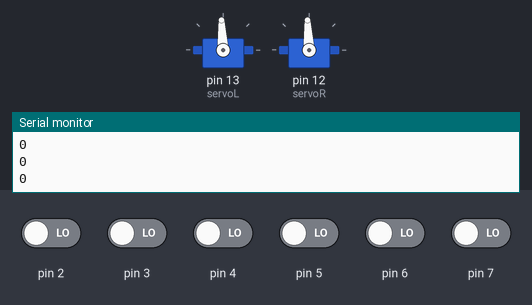
Bench run of a sketch on a simulated Arduino Uno, built with avr-gcc and run on an emulated ATmega328P. On the bench: 2 × servo, the last lines printed to the serial monitor. The test bench sets the inputs (shaded band); at power-on: pin 2–7 LOW.

Above: at 1.2 s.
1.3 s: pin 4 driven HIGH
At 1.9 s:
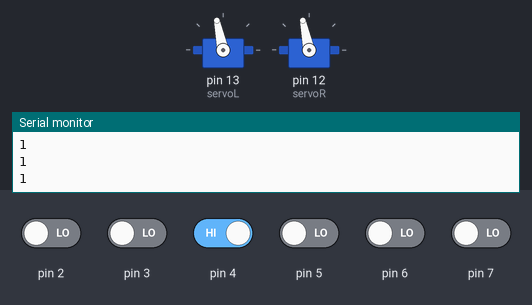
2.8 s: pin 5 driven HIGH
At 3.8 s:
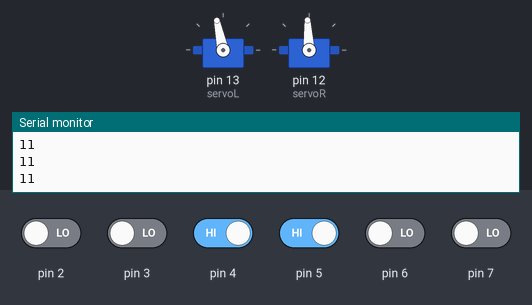
4.3 s: pin 5 driven LOW
At 5.1 s:
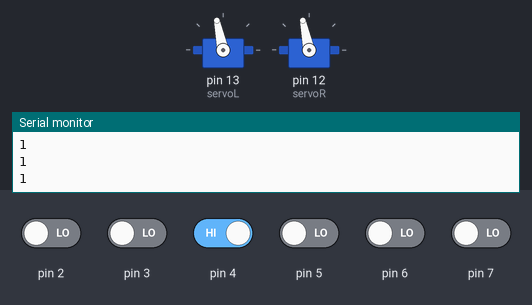
5.8 s: pin 4 driven LOW
At 7.0 s:
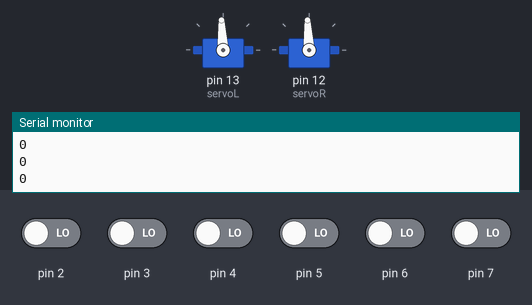
7.3 s: pin 6 driven HIGH
At 7.7 s:
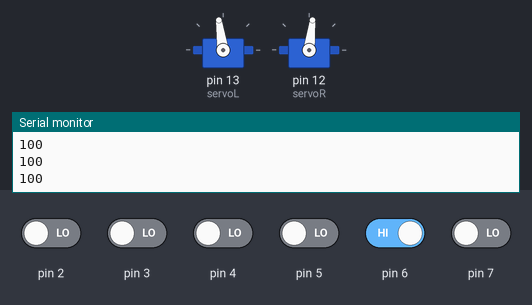
8.8 s: pin 7 driven HIGH
At 10.2 s:
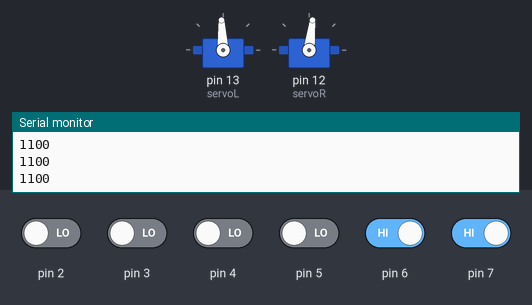
Timing chart, 0 to 11.3 s (numbered marks = the images above; inputs shaded):
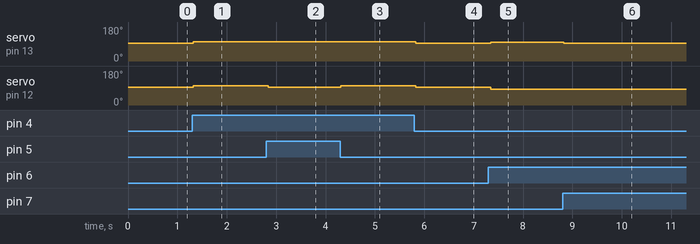

The sketch:

LineFollowing.ino
```cpp
/*
This demonstration shows how to use a set of four Parallax QTI sensors to provide line-following
capability to your BOE Shield-Bot Arduino robot.
Refer to the following pages for using the QTI Line Follower AppKit.
  http://www.parallax.com/product/28108
Refer to the following help pages for additional wiring diagrams when using the QTI sensors with the
Arduino Uno:
  http://learn.parallax.com/KickStart/555-27401
Wiring Diagram for QTI Sensors:
Arduino          Sensor
D13               QTI4 - Far left
D6               QTI3 - Mid left
D5               QTI2 - Mid right
D4               QTI1 - Far right
Wiring Diagram for Servos:
Arduino          Servo
D13              Left servo
D12              Right servo
This example code makes use of an intermediate Arduino programming technique, specifically directly
manipulating multiple pins at once on the Arduino. This technique is referred to as port manipulation,
and is more fully discussed here:
  http://playground.arduino.cc/Learning/PortManipulation
Important: This demonstration was written, and intended for, use with the Arduino Uno microcontroller.
Other Arduino boards may not be compatible.
*/

#include <Servo.h>                           // Use the Servo library (included with Arduino IDE)

Servo servoL;                                // Define the left and right servos
Servo servoR;

// Perform these steps with the Arduino is first powered on
void setup()
{
  Serial.begin(9600);                        // Set up Arduino Serial Monitor at 9600 baud
  servoL.attach(13);                         // Attach (programmatically connect) servos to pins on Arduino
  servoR.attach(12);
}

// This code repeats indefinitely
void loop()
{
  DDRD |= B11110000;                         // Set direction of Arduino pins D4-D13 as OUTPUT
  PORTD |= B11110000;                        // Set level of Arduino pins D4-D13 to HIGH
  delayMicroseconds(230);                    // Short delay to allow capacitor charge in QTI module
  DDRD &= B00001111;                         // Set direction of pins D4-D13 as INPUT
  PORTD &= B00001111;                        // Set level of pins D4-D13 to LOW
  delayMicroseconds(230);                    // Short delay
  int pins = PIND;                           // Get values of pins D0-D13
  pins >>= 4;                                // Drop off first four bits of the port; keep only pins D4-D13

  Serial.println(pins, BIN);                 // Display result of D4-D13 pins in Serial Monitor

  // Determine how to steer based on state of the four QTI sensors
  int vL, vR;
  switch(pins)                               // Compare pins to known line following states
  {
    case B1000:
      vL = -100;                             // -100 to 100 indicate course correction values
      vR = 100;                              // -100: full reverse; 0=stopped; 100=full forward
      break;
    case B1100:
      vL = 0;
      vR = 100;
      break;
    case B0100:
      vL = 50;
      vR = 100;
      break;
    case B0110:
      vL = 100;
      vR = 100;
      break;
    case B0010:
      vL = 100;
      vR = 50;
      break;
    case B0011:
      vL = 100;
      vR = 0;
      break;
    case B0001:
      vL = 100;
      vR = -100;
      break;
  }

  servoL.writeMicroseconds(1500 + vL);      // Steer robot to recenter it over the line
  servoR.writeMicroseconds(1500 - vR);

  delay(50);                                // Delay for 50 milliseconds (1/20 second)
}
```

Measured:
- after the input at 1.3 s, servo on pin 13 (servoL), servo on pin 12 (servoR): 93° → 102° at once
- after the input at 2.8 s, servo on pin 12 (servoR): 102° → 93° at once
- after the input at 4.3 s, servo on pin 12 (servoR): 93° → 102° at once
- after the input at 5.8 s, servo on pin 13 (servoL), servo on pin 12 (servoR): 102° → 93° at once
- after the input at 7.3 s, servo on pin 13 (servoL): 93° → 98° after 0.05 s; servo on pin 12 (servoR): 93° → 83° after 0.05 s
- after the input at 8.8 s, servo on pin 13 (servoL): 98° → 93° at once
